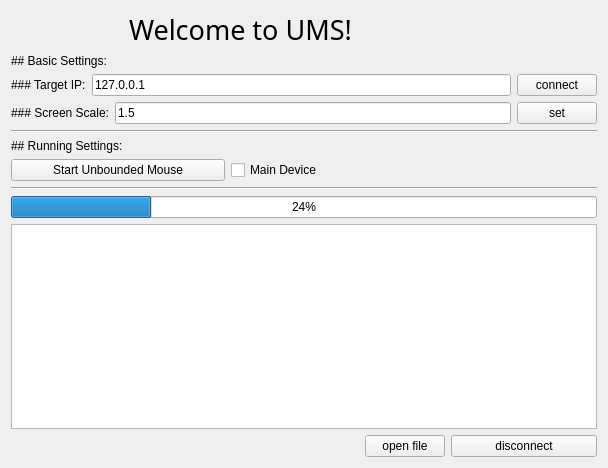
<?xml version="1.0" encoding="UTF-8"?>
<ui version="4.0">
 <class>clientWidget</class>
 <widget class="QWidget" name="clientWidget">
  <property name="geometry">
   <rect>
    <x>0</x>
    <y>0</y>
    <width>608</width>
    <height>468</height>
   </rect>
  </property>
  <property name="windowTitle">
   <string>Form</string>
  </property>
  <layout class="QGridLayout" name="gridLayout">
   <item row="0" column="0">
    <spacer name="horizontalSpacer">
     <property name="orientation">
      <enum>Qt::Horizontal</enum>
     </property>
     <property name="sizeHint" stdset="0">
      <size>
       <width>158</width>
       <height>20</height>
      </size>
     </property>
    </spacer>
   </item>
   <item row="0" column="1">
    <widget class="QLabel" name="label_3">
     <property name="font">
      <font>
       <family>Rockwell</family>
       <pointsize>20</pointsize>
      </font>
     </property>
     <property name="text">
      <string>Welcome to UMS! </string>
     </property>
    </widget>
   </item>
   <item row="0" column="2" colspan="2">
    <spacer name="horizontalSpacer_2">
     <property name="orientation">
      <enum>Qt::Horizontal</enum>
     </property>
     <property name="sizeHint" stdset="0">
      <size>
       <width>189</width>
       <height>20</height>
      </size>
     </property>
    </spacer>
   </item>
   <item row="1" column="0">
    <widget class="QLabel" name="label_4">
     <property name="text">
      <string>## Basic Settings:</string>
     </property>
     <property name="textFormat">
      <enum>Qt::MarkdownText</enum>
     </property>
    </widget>
   </item>
   <item row="2" column="0" colspan="4">
    <layout class="QHBoxLayout" name="horizontalLayout">
     <item>
      <widget class="QLabel" name="label">
       <property name="text">
        <string>### Target IP:</string>
       </property>
       <property name="textFormat">
        <enum>Qt::MarkdownText</enum>
       </property>
      </widget>
     </item>
     <item>
      <widget class="QLineEdit" name="lineEditIP">
       <property name="text">
        <string>127.0.0.1</string>
       </property>
      </widget>
     </item>
     <item>
      <widget class="QPushButton" name="buttonConnect">
       <property name="text">
        <string>connect</string>
       </property>
      </widget>
     </item>
    </layout>
   </item>
   <item row="3" column="0" colspan="4">
    <layout class="QHBoxLayout" name="horizontalLayout_2">
     <item>
      <widget class="QLabel" name="label_2">
       <property name="text">
        <string>### Screen Scale:</string>
       </property>
       <property name="textFormat">
        <enum>Qt::MarkdownText</enum>
       </property>
      </widget>
     </item>
     <item>
      <widget class="QLineEdit" name="lineEdit">
       <property name="text">
        <string>1.5</string>
       </property>
      </widget>
     </item>
     <item>
      <widget class="QPushButton" name="setScaleButton">
       <property name="text">
        <string>set</string>
       </property>
      </widget>
     </item>
    </layout>
   </item>
   <item row="4" column="0" colspan="4">
    <widget class="Line" name="line">
     <property name="orientation">
      <enum>Qt::Horizontal</enum>
     </property>
    </widget>
   </item>
   <item row="5" column="0">
    <widget class="QLabel" name="label_5">
     <property name="text">
      <string>## Running Settings:</string>
     </property>
     <property name="textFormat">
      <enum>Qt::MarkdownText</enum>
     </property>
    </widget>
   </item>
   <item row="6" column="0" colspan="3">
    <layout class="QHBoxLayout" name="horizontalLayout_3">
     <item>
      <widget class="QPushButton" name="mouseButton">
       <property name="text">
        <string>Start Unbounded Mouse</string>
       </property>
      </widget>
     </item>
     <item>
      <widget class="QCheckBox" name="checkBox_2">
       <property name="text">
        <string>Main Device</string>
       </property>
      </widget>
     </item>
    </layout>
   </item>
   <item row="6" column="3">
    <spacer name="horizontalSpacer_3">
     <property name="orientation">
      <enum>Qt::Horizontal</enum>
     </property>
     <property name="sizeType">
      <enum>QSizePolicy::Expanding</enum>
     </property>
     <property name="sizeHint" stdset="0">
      <size>
       <width>300</width>
       <height>20</height>
      </size>
     </property>
    </spacer>
   </item>
   <item row="7" column="0" colspan="4">
    <widget class="Line" name="line_2">
     <property name="orientation">
      <enum>Qt::Horizontal</enum>
     </property>
    </widget>
   </item>
   <item row="8" column="0" colspan="4">
    <widget class="QProgressBar" name="progressBar">
     <property name="value">
      <number>24</number>
     </property>
    </widget>
   </item>
   <item row="9" column="0" colspan="4">
    <widget class="QTextEdit" name="textEdit"/>
   </item>
   <item row="10" column="2">
    <widget class="QPushButton" name="pushButton">
     <property name="text">
      <string>open file</string>
     </property>
    </widget>
   </item>
   <item row="10" column="3">
    <widget class="QPushButton" name="buttonDisconnect">
     <property name="text">
      <string>disconnect</string>
     </property>
    </widget>
   </item>
  </layout>
 </widget>
 <resources/>
 <connections/>
</ui>
